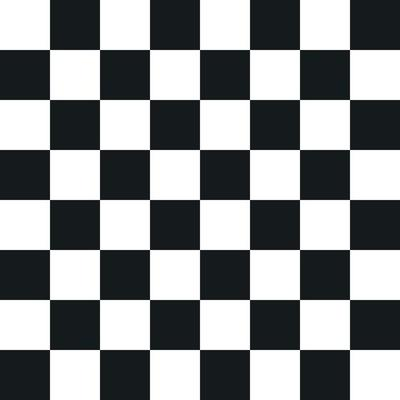
#> input picture input.jpg, 400 x 400 px, given in place of input.png, which was not available
$ python histogram_equlization.py
#> lines starting #> are read from the running program, lines starting #| are printed output that depends on the picture; pictures that were not available may be replaced by others from this repository, and a replacement may not be noted
import cv2
import matplotlib.pyplot as plt
import numpy as np

img = cv2.imread('input.png', cv2.IMREAD_GRAYSCALE)
#> img: shape (400, 400); min 3, max 255, mean 139.8

img_h = img.shape[0]
#> img_h = 400
img_w = img.shape[1]
#> img_w = 400
f1 = plt.figure(1)
plt.title(label="Histogram of Input Image",fontsize=20,color="black")
plt.hist(img.ravel(),256,[0,256])

histogram = np.zeros(256)
for i in range(img_h):
    for j in range(img_w):
        intensity = img[i,j]
        histogram[intensity] += 1
#> after the loop, histogram = 256 values, max 65587 at index 255, min 0 at index 0, mean 625
pdf = histogram/(img_h*img_w)
#> pdf = 256 values, max 0.41 at index 255, min 0 at index 0, mean 0.00391
f1 = plt.figure(2)
plt.title(label="PDF",fontsize=20,color="black")
plt.plot(pdf)

cdf = np.zeros(256)
temp = 0
for i in range(256):
    temp += pdf[i]
    cdf[i] = temp
#> this loop made 256 passes
#> temp on passes 1 to 3: 0, 0, 0
#> after the loop, cdf = 256 values from 0 to 1; temp = 1

cdf *= 255
#> cdf = 256 values from 0 to 255
f1 = plt.figure(3)
plt.title(label="CDF",fontsize=20,color="black")
plt.plot(cdf)


output = np.zeros((img_h,img_w))
for i in range(img_h):
    for j in range(img_w):
        intensity = img[i,j]
        output[i,j] = np.round(cdf[intensity])
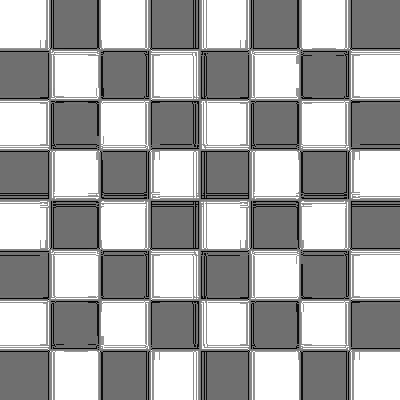
#> output: shape (400, 400) float64; min 0, max 255, mean 167.8


output = cv2.normalize(output, None, 0, 1, cv2.NORM_MINMAX)


output = output * 255

output = output.astype(np.uint8)
output_histogram = np.zeros(256)
f1 = plt.figure(4)
plt.title(label="Histogram of output Image",fontsize=20,color="black")
plt.hist(output.ravel(),256,[0,256])


for i in range(img_h):
    for j in range(img_w):
        intensity = output[i,j]
        output_histogram[intensity] += 1
#> after the loop, output_histogram = 256 values, max 65587 at index 255, min 0 at index 1, mean 625
output_pdf = output_histogram/(img_h*img_w)
#> output_pdf = 256 values, max 0.41 at index 255, min 0 at index 1, mean 0.00391
f1 = plt.figure(5)
plt.title(label="Output PDF",fontsize=20,color="black")
plt.plot(output_pdf)


output_cdf = np.zeros(256)
temp = 0
for i in range(256):
    temp += output_pdf[i]
    output_cdf[i] = temp
#> this loop made 256 passes
#> temp on passes 1 to 3: 0.00108, 0.00108, 0.00965
#> after the loop, output_cdf = 256 values from 0.00108 to 1; temp = 1

output_cdf *= 255
#> output_cdf = 256 values from 0.274 to 255
f1 = plt.figure(6)
plt.title(label="Output CDF",fontsize=20,color="black")
plt.plot(output_cdf)
cv2.imshow('in',img)
cv2.imshow('out',output)
plt.show()
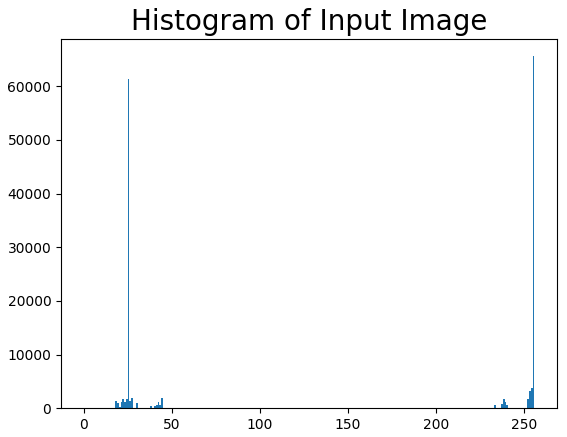
#> figure drawn by matplotlib, 1 panel; tallest bar 65587 high, from x = 255 to 256
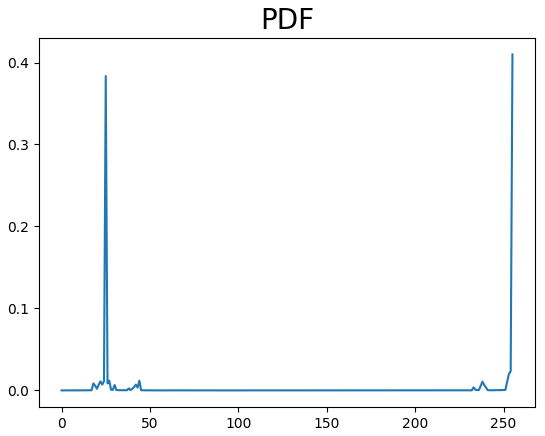
#> figure drawn by matplotlib, 1 panel; curve peaks at x = 255, y = 0.41
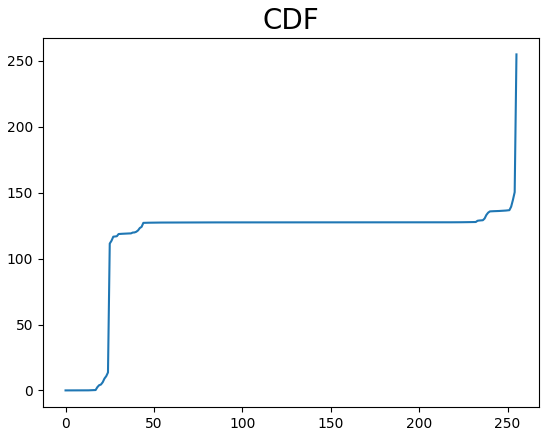
#> figure drawn by matplotlib, 1 panel; curve peaks at x = 255, y = 255
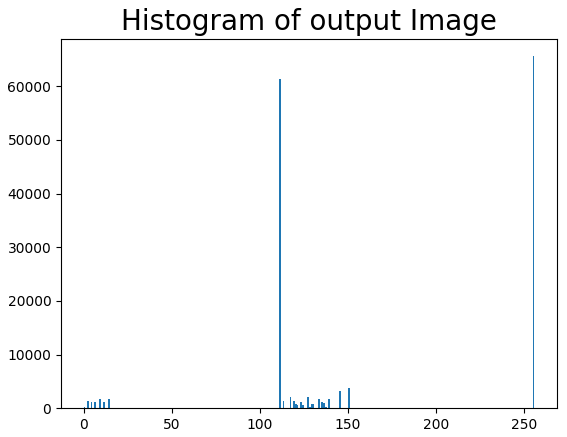
#> figure drawn by matplotlib, 1 panel; tallest bar 65587 high, from x = 255 to 256
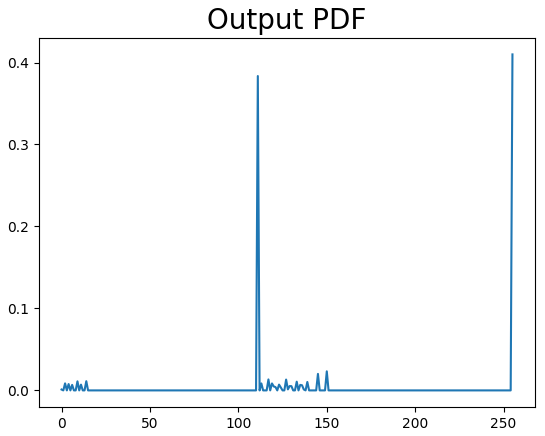
#> figure drawn by matplotlib, 1 panel; curve peaks at x = 255, y = 0.41
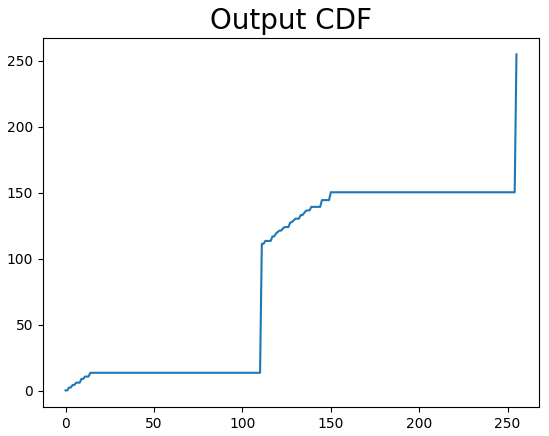
#> figure drawn by matplotlib, 1 panel; curve peaks at x = 255, y = 255

cv2.waitKey(0)
cv2.destroyAllWindows()
